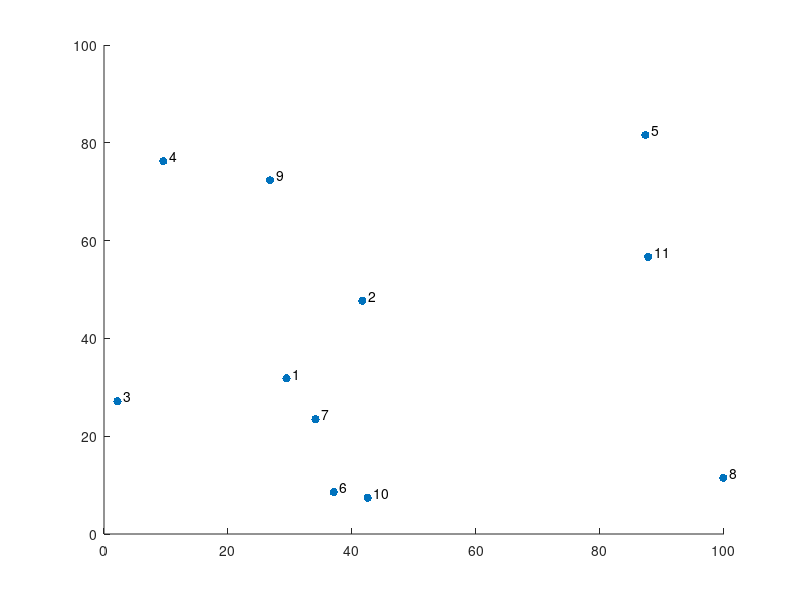

Write MATLAB code to recreate this figure.

clc
clear
close all

% Solving the traveling salesman problem using a brute force algorithm

% choose number of cities, will work with m > 9 as well but is very slow
m = 11;

% calculate x and y values for random points
xs = rand(m,1)*100;
ys = rand(m,1)*100;

% fill up a labels cell array for labeling on the figure
labels = cell(m,1);
for g = 1:m
    labels{g} = num2str(g);
end

% plot each of the random points
figure(1)
scatter(xs,ys,'filled')
axis([0 100 0 100])
hold on

% add the text labels to the figure
for i = 1:length(xs) 
    text(xs(i) + 1,ys(i) + 1,labels{i}) 
end

% ask the user to input an the desired order of points
numsVec = input('Enter the guess for the optimal path:\n');

% make sure that the input vector is the correct length
if length(numsVec) == m
    % draw lines between each point in the order requested by user
    for j = 1:(m - 1)
        plot([xs(numsVec(j)),xs(numsVec(j + 1))],[ys(numsVec(j)),ys(numsVec(j + 1))],'Color','r')
    end
    plot([xs(numsVec(m)),xs(numsVec(1))],[ys(numsVec(m)),ys(numsVec(1))],'Color','r')
    
    % guess the distance using a function that performs calculation on all
    % points to find the entire distance
    guessDist = calcDist(xs,ys,numsVec,m);
    
    % output the length of the guessed path
    fprintf('Length of guessed path is: %f units\n',guessDist)
    
    % finding optimal path:
    % determine every possible path
    p = perms(numsVec);
    % initialize optimal distance value as something definitely larger than
    % the optimal distance
    opDist = 10000;
    % check every possible path
    for k = 1:size(p,1)
        % calculate the distance of each possible path
        checkDist = calcDist(xs,ys,p(k,:),m);
        % if the new distance is shorter, update both the final distance
        % value and the new order vector
        if checkDist < opDist
            opDist = checkDist;
            opVec = p(k,:);
        end
    end

    % draw the optimal path on the figure
    for l = 1:(m - 1)
        plot([xs(opVec(l)),xs(opVec(l + 1))],[ys(opVec(l)),ys(opVec(l + 1))],'Color','g','Linestyle','--')
    end
    plot([xs(opVec(m)),xs(opVec(1))],[ys(opVec(m)),ys(opVec(1))],'Color','g','Linestyle','--')
    
    % display the length of the optimal path
    fprintf('Length of optimal path is: %f units\n',opDist)
    
    % (not required) check if the guess was correct
    if opDist == guessDist
        fprintf('Congrations, you guessed the optimal path!\n')
    else
        fprintf('Better luck next time!\n')
    end
    beep
else
    % error message for incorrect inputs
    fprintf('Incorrect number of inputs\n')
end

function dist = calcDist(xs,ys,numsVec,m)
% this function will calculate the distance of any path given to it using
% the x and y values and the distance formula

% initialize distance to 0
dist = 0;

% calculate the distance between consecutive points as determined by the
% order vector and then add them up
for i = 1:(m - 1)
    dist = dist + sqrt((xs(numsVec(i)) - xs(numsVec(i + 1)))^2 + (ys(numsVec(i)) - ys(numsVec(i + 1)))^2);
end

% this is just the final distance between the first and last point, simpler
% to code if I put it after the loop
dist = dist + sqrt((xs(numsVec(m)) - xs(numsVec(1)))^2 + (ys(numsVec(m)) - ys(numsVec(1)))^2);

end
